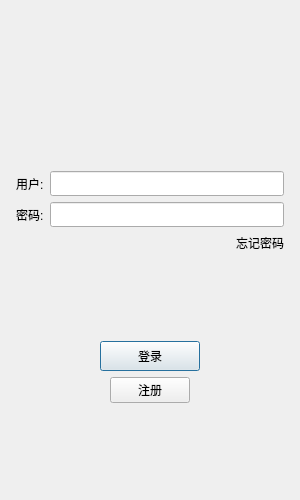
<?xml version="1.0" encoding="UTF-8"?>
<ui version="4.0">
 <class>LoginDialog</class>
 <widget class="QDialog" name="LoginDialog">
  <property name="geometry">
   <rect>
    <x>0</x>
    <y>0</y>
    <width>300</width>
    <height>500</height>
   </rect>
  </property>
  <property name="minimumSize">
   <size>
    <width>300</width>
    <height>500</height>
   </size>
  </property>
  <property name="maximumSize">
   <size>
    <width>300</width>
    <height>500</height>
   </size>
  </property>
  <property name="windowTitle">
   <string>Dialog</string>
  </property>
  <layout class="QVBoxLayout" name="verticalLayout_2">
   <item>
    <layout class="QVBoxLayout" name="verticalLayout">
     <property name="leftMargin">
      <number>5</number>
     </property>
     <property name="topMargin">
      <number>5</number>
     </property>
     <property name="rightMargin">
      <number>5</number>
     </property>
     <property name="bottomMargin">
      <number>5</number>
     </property>
     <item>
      <widget class="QWidget" name="widget" native="true">
       <layout class="QGridLayout" name="gridLayout">
        <item row="0" column="0">
         <widget class="QLabel" name="label">
          <property name="minimumSize">
           <size>
            <width>50</width>
            <height>50</height>
           </size>
          </property>
          <property name="maximumSize">
           <size>
            <width>200</width>
            <height>200</height>
           </size>
          </property>
          <property name="text">
           <string/>
          </property>
          <property name="pixmap">
           <pixmap resource="rc.qrc">:/res/ice.jpg</pixmap>
          </property>
          <property name="scaledContents">
           <bool>true</bool>
          </property>
          <property name="alignment">
           <set>Qt::AlignmentFlag::AlignCenter</set>
          </property>
         </widget>
        </item>
       </layout>
      </widget>
     </item>
     <item>
      <spacer name="verticalSpacer">
       <property name="orientation">
        <enum>Qt::Orientation::Vertical</enum>
       </property>
       <property name="sizeHint" stdset="0">
        <size>
         <width>20</width>
         <height>40</height>
        </size>
       </property>
      </spacer>
     </item>
     <item>
      <layout class="QHBoxLayout" name="horizontalLayout">
       <item>
        <widget class="QLabel" name="user_label">
         <property name="minimumSize">
          <size>
           <width>0</width>
           <height>25</height>
          </size>
         </property>
         <property name="maximumSize">
          <size>
           <width>16777215</width>
           <height>25</height>
          </size>
         </property>
         <property name="text">
          <string>用户:</string>
         </property>
        </widget>
       </item>
       <item>
        <widget class="QLineEdit" name="user_lineEdit">
         <property name="minimumSize">
          <size>
           <width>0</width>
           <height>25</height>
          </size>
         </property>
         <property name="maximumSize">
          <size>
           <width>16777215</width>
           <height>25</height>
          </size>
         </property>
        </widget>
       </item>
      </layout>
     </item>
     <item>
      <layout class="QHBoxLayout" name="horizontalLayout_2">
       <item>
        <widget class="QLabel" name="pass_label_2">
         <property name="minimumSize">
          <size>
           <width>25</width>
           <height>25</height>
          </size>
         </property>
         <property name="maximumSize">
          <size>
           <width>16777215</width>
           <height>25</height>
          </size>
         </property>
         <property name="text">
          <string>密码:</string>
         </property>
        </widget>
       </item>
       <item>
        <widget class="QLineEdit" name="pass_lineEdit">
         <property name="minimumSize">
          <size>
           <width>0</width>
           <height>25</height>
          </size>
         </property>
         <property name="maximumSize">
          <size>
           <width>16777215</width>
           <height>25</height>
          </size>
         </property>
        </widget>
       </item>
      </layout>
     </item>
     <item>
      <layout class="QHBoxLayout" name="horizontalLayout_3">
       <item>
        <spacer name="horizontalSpacer">
         <property name="orientation">
          <enum>Qt::Orientation::Horizontal</enum>
         </property>
         <property name="sizeHint" stdset="0">
          <size>
           <width>40</width>
           <height>20</height>
          </size>
         </property>
        </spacer>
       </item>
       <item>
        <widget class="ClickedLabel" name="forget_label">
         <property name="maximumSize">
          <size>
           <width>16777215</width>
           <height>25</height>
          </size>
         </property>
         <property name="text">
          <string>忘记密码</string>
         </property>
        </widget>
       </item>
      </layout>
     </item>
     <item>
      <spacer name="verticalSpacer_2">
       <property name="orientation">
        <enum>Qt::Orientation::Vertical</enum>
       </property>
       <property name="sizeHint" stdset="0">
        <size>
         <width>20</width>
         <height>40</height>
        </size>
       </property>
      </spacer>
     </item>
     <item>
      <layout class="QHBoxLayout" name="horizontalLayout_4">
       <item>
        <spacer name="horizontalSpacer_2">
         <property name="orientation">
          <enum>Qt::Orientation::Horizontal</enum>
         </property>
         <property name="sizeHint" stdset="0">
          <size>
           <width>40</width>
           <height>20</height>
          </size>
         </property>
        </spacer>
       </item>
       <item>
        <widget class="QPushButton" name="login_btn">
         <property name="minimumSize">
          <size>
           <width>100</width>
           <height>30</height>
          </size>
         </property>
         <property name="maximumSize">
          <size>
           <width>100</width>
           <height>30</height>
          </size>
         </property>
         <property name="text">
          <string>登录</string>
         </property>
        </widget>
       </item>
       <item>
        <spacer name="horizontalSpacer_3">
         <property name="orientation">
          <enum>Qt::Orientation::Horizontal</enum>
         </property>
         <property name="sizeHint" stdset="0">
          <size>
           <width>40</width>
           <height>20</height>
          </size>
         </property>
        </spacer>
       </item>
      </layout>
     </item>
     <item>
      <layout class="QHBoxLayout" name="horizontalLayout_5">
       <item>
        <spacer name="horizontalSpacer_4">
         <property name="orientation">
          <enum>Qt::Orientation::Horizontal</enum>
         </property>
         <property name="sizeHint" stdset="0">
          <size>
           <width>40</width>
           <height>20</height>
          </size>
         </property>
        </spacer>
       </item>
       <item>
        <widget class="QPushButton" name="reg_btn">
         <property name="text">
          <string>注册</string>
         </property>
        </widget>
       </item>
       <item>
        <spacer name="horizontalSpacer_5">
         <property name="orientation">
          <enum>Qt::Orientation::Horizontal</enum>
         </property>
         <property name="sizeHint" stdset="0">
          <size>
           <width>40</width>
           <height>20</height>
          </size>
         </property>
        </spacer>
       </item>
      </layout>
     </item>
     <item>
      <spacer name="verticalSpacer_3">
       <property name="orientation">
        <enum>Qt::Orientation::Vertical</enum>
       </property>
       <property name="sizeHint" stdset="0">
        <size>
         <width>20</width>
         <height>40</height>
        </size>
       </property>
      </spacer>
     </item>
    </layout>
   </item>
  </layout>
 </widget>
 <customwidgets>
  <customwidget>
   <class>ClickedLabel</class>
   <extends>QLabel</extends>
   <header>clickedlabel.h</header>
  </customwidget>
 </customwidgets>
 <resources>
  <include location="rc.qrc"/>
 </resources>
 <connections/>
</ui>
